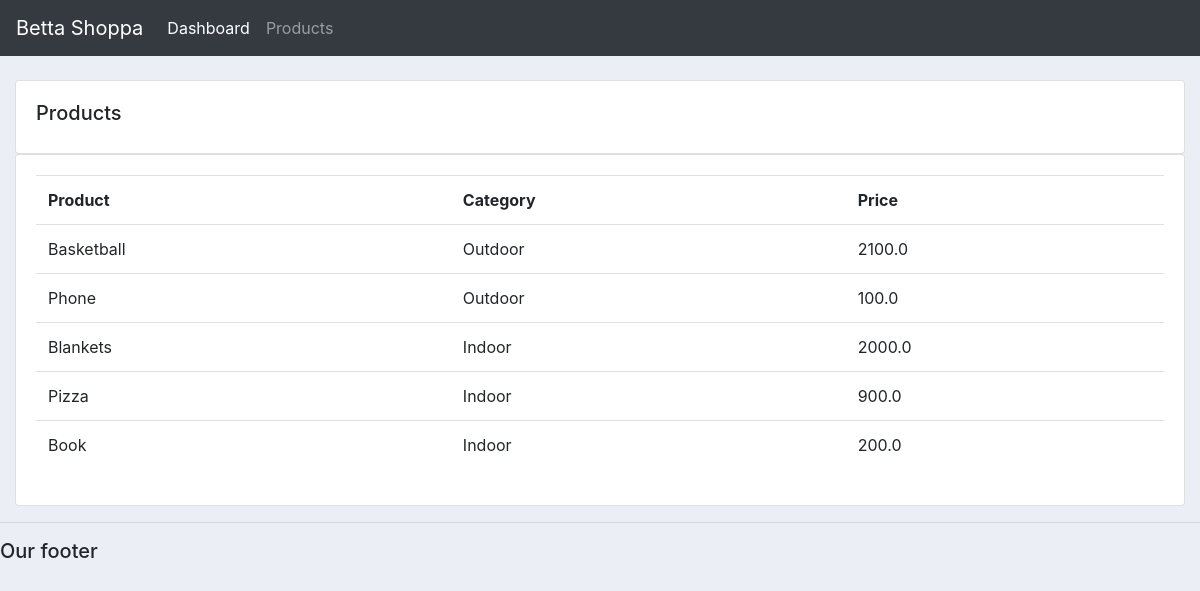
The app's page /crm/products/ with its own data.
### crm/models.py (models this page shows, shortened)
class Product(models.Model):
    CATEGORY = (
        ('Indoor', 'Indoor'),
        ('Outdoor', 'Outdoor'),
    )
    name = models.CharField(max_length=100, null=True)
    price = models.FloatField(null=True)
    category = models.CharField(max_length=100, null=True, choices=CATEGORY)
    description = models.CharField(max_length=100, null=True, blank=True)
    date_created = models.DateTimeField(auto_now_add=True)
    tags = models.ManyToManyField(Tag)

### crm/views.py (the view)
# urls.py: path('products/', views.products, name="products"),
def products(request):
    products = Product.objects.all()
    context = {
        "products" : products,
    }
    return render(request, "crm/products.html", context)

### crm/templates/crm/products.html
{% extends "crm/base.html" %}
{% block content %}
		<br>
		<div class="row">
			<div class="col-md">
				<div class="card card-body">
					<h5>Products</h5>
				</div>
				<div class="card card-body">
					<table class="table">
						<tr>
							<th>Product</th>
							<th>Category</th>
							<th>Price</th>
						</tr>
						{% for product in products %}
							<tr>
								<td>{{product.name}}</td>
								<td>{{product.category}}</td>
								<td>{{product.price}}</td>
							</tr>
						{% endfor %}
					</table>
				</div>
			</div>
		</div>
{% endblock content %}

### crm/templates/crm/base.html (style rules this page uses)
body { background-color: #ebeff5; }

### records on screen
Product: name "Basketball", category "Outdoor", price "2100.0"
Product: name "Phone", category "Outdoor", price "100.0"
Product: name "Blankets", category "Indoor", price "2000.0"
Product: name "Pizza", category "Indoor", price "900.0"
Product: name "Book", category "Indoor", price "200.0"
